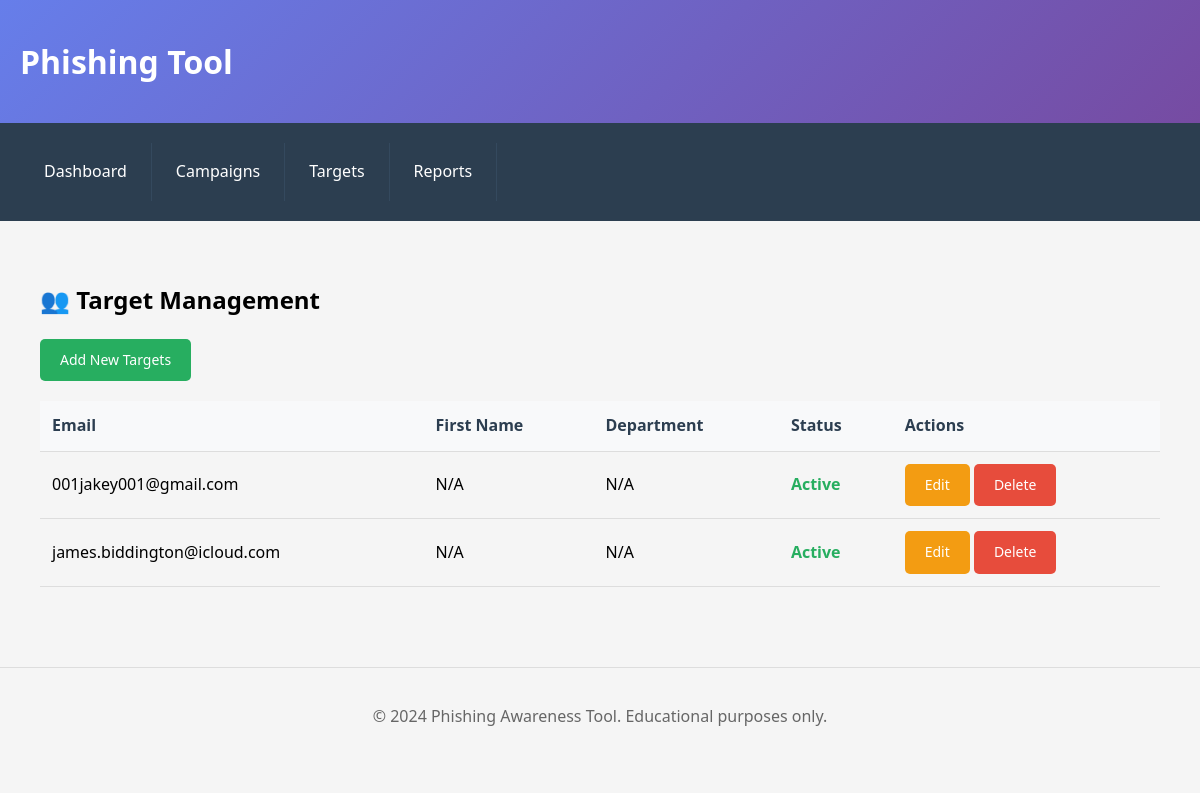
The page /targets on the database its author committed.
### models.py (models this page shows)
class Target(db.Model):
    id = db.Column(db.Integer, primary_key=True)
    email = db.Column(db.String(500), unique=True, nullable=False)
    firstName = db.Column(db.String(50))
    department = db.Column(db.String(50))
    active = db.Column(db.Boolean, default=True)
    emailLogs = db.relationship('EmailLog', backref='target', lazy=True)

### app.py (the view)
    @app.route('/targets')
    def targets():
        targets = Target.query.all()
        return render_template('admin/targets.html', targets=targets)

### templates/admin/targets.html (shortened to what this page needs)
{% extends "base.html" %}
{% block content %}
<div class="container">
    <h2>👥 Target Management</h2>
    <div style="margin-bottom: 20px;">
        <a href="{{ url_for('add_targets') }}" class="btn btn-success">Add New Targets</a>
    </div>
    {% if targets %}
        <table class="table">
            <thead>
                <tr>
                    <th>Email</th>
                    <th>First Name</th>
                    <th>Department</th>
                    <th>Status</th>
                    <th>Actions</th>
                </tr>
            </thead>
            <tbody>
                {% for target in targets %}
                <tr>
                    <td>{{ target.email }}</td>
                    <td>{{ target.firstName or 'N/A' }}</td>
                    <td>{{ target.department or 'N/A' }}</td>
                    <td>
                        {% if target.active %}
                            <span class="status-active">Active</span>
                        {% else %}
                            <span class="status-inactive">Inactive</span>
                        {% endif %}
                    </td>
                    <td>
                        <a href="#" class="btn btn-warning">Edit</a>
                        <a href="#" class="btn btn-danger"
                           onclick="return confirm('Are you sure you want to delete this target?')">Delete</a>
                    </td>
                </tr>
                {% endfor %}
            </tbody>
        </table>
    {% else %}
        <div class="card">
            <h3>No Targets Found</h3>
            <p>You haven't added any targets yet. <a href="{{ url_for('add_targets') }}">Add targets</a> to get started.</p>
        </div>
    {% endif %}
</div>
{% endblock %}

### templates/base.html (shortened to what this page needs)
<!DOCTYPE html>
<html lang="en">
<head>
    <link rel="stylesheet" href="{{ url_for('static', filename='css/style.css') }}">
</head>
<body>
    <header class="header">
        <div class="container">
            <h1>{{ config.APP_NAME or 'Phishing Awareness Tool' }}</h1>
        </div>
    </header>
    <nav class="nav">
        <div class="container">
            <ul>
                <li><a href="{{ url_for('admin_dashboard') }}">Dashboard</a></li>
                <li><a href="{{ url_for('campaigns') }}">Campaigns</a></li>
                <li><a href="{{ url_for('targets') }}">Targets</a></li>
                <li><a href="{{ url_for('reports') }}">Reports</a></li>
            </ul>
        </div>
    </nav>
    <main class="container">
        {% block content %}{% endblock %}
    </main>
    <footer style="text-align: center; padding: 20px; margin-top: 40px; border-top: 1px solid #ddd; color: #666;">
        <p>&copy; 2024 Phishing Awareness Tool. Educational purposes only.</p>
    </footer>
</body>
</html>

### static/css/style.css (style rules this page uses)
body { font-family: 'Segoe UI', Tahoma, Geneva, Verdana, sans-serif; line-height: 1.6; margin: 0; padding: 0; background-color: #f5f5f5; }
.container { max-width: 1200px; margin: 0 auto; padding: 20px; }
.header { background: linear-gradient(135deg, #667eea 0%, #764ba2 100%); color: white; padding: 1rem 0; box-shadow: 0 2px 10px rgba(0,0,0,0.1); }
.header h1 { margin: 0; font-size: 2rem; }
.nav { background: #2c3e50; padding: 0; }
.nav ul { list-style: none; margin: 0; padding: 0; display: flex; }
.nav li { border-right: 1px solid #34495e; }
.nav a { display: block; padding: 1rem 1.5rem; color: white; text-decoration: none; transition: background-color 0.3s; }
.status-active { color: #27ae60; font-weight: bold; }
.btn { display: inline-block; padding: 10px 20px; border: none; border-radius: 5px; cursor: pointer; text-decoration: none; font-size: 14px; transition: background-color 0.3s; }
.btn-success { background-color: #27ae60; color: white; }
.btn-danger { background-color: #e74c3c; color: white; }
.btn-warning { background-color: #f39c12; color: white; }
.table { width: 100%; border-collapse: collapse; margin-top: 20px; }
.table th, .table td { padding: 12px; text-align: left; border-bottom: 1px solid #ddd; }
.table th { background-color: #f8f9fa; font-weight: bold; color: #2c3e50; }

### rows shown on the page
Target: email "001jakey001@gmail.com", firstName "N/A", department "N/A", active "Active"
Target: email "james.biddington@icloud.com", firstName "N/A", department "N/A", active "Active"

### other values the page prints
{{ config.APP_NAME or 'Phishing Awareness Tool' }} "Phishing Tool"
